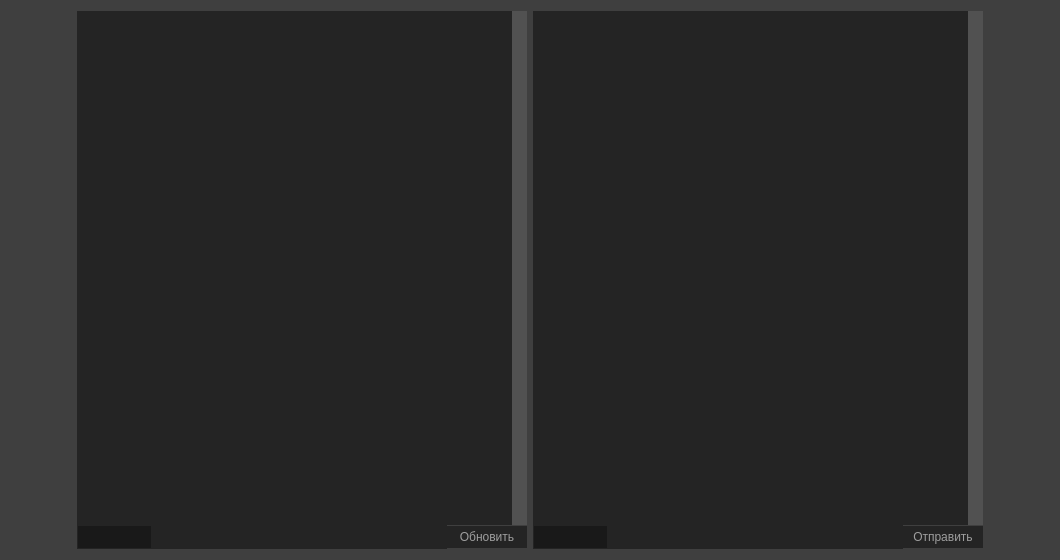
<?xml version="1.0" encoding="UTF-8"?>
<ui version="4.0">
 <class>mainForm</class>
 <widget class="QWidget" name="mainForm">
  <property name="geometry">
   <rect>
    <x>0</x>
    <y>0</y>
    <width>1060</width>
    <height>560</height>
   </rect>
  </property>
  <property name="sizePolicy">
   <sizepolicy hsizetype="MinimumExpanding" vsizetype="Expanding">
    <horstretch>0</horstretch>
    <verstretch>0</verstretch>
   </sizepolicy>
  </property>
  <property name="minimumSize">
   <size>
    <width>942</width>
    <height>560</height>
   </size>
  </property>
  <property name="palette">
   <palette>
    <active>
     <colorrole role="Base">
      <brush brushstyle="SolidPattern">
       <color alpha="255">
        <red>118</red>
        <green>118</green>
        <blue>118</blue>
       </color>
      </brush>
     </colorrole>
     <colorrole role="Window">
      <brush brushstyle="SolidPattern">
       <color alpha="255">
        <red>63</red>
        <green>63</green>
        <blue>63</blue>
       </color>
      </brush>
     </colorrole>
     <colorrole role="AlternateBase">
      <brush brushstyle="SolidPattern">
       <color alpha="255">
        <red>118</red>
        <green>118</green>
        <blue>118</blue>
       </color>
      </brush>
     </colorrole>
    </active>
    <inactive>
     <colorrole role="Base">
      <brush brushstyle="SolidPattern">
       <color alpha="255">
        <red>118</red>
        <green>118</green>
        <blue>118</blue>
       </color>
      </brush>
     </colorrole>
     <colorrole role="Window">
      <brush brushstyle="SolidPattern">
       <color alpha="255">
        <red>63</red>
        <green>63</green>
        <blue>63</blue>
       </color>
      </brush>
     </colorrole>
     <colorrole role="AlternateBase">
      <brush brushstyle="SolidPattern">
       <color alpha="255">
        <red>118</red>
        <green>118</green>
        <blue>118</blue>
       </color>
      </brush>
     </colorrole>
    </inactive>
    <disabled>
     <colorrole role="Base">
      <brush brushstyle="SolidPattern">
       <color alpha="255">
        <red>63</red>
        <green>63</green>
        <blue>63</blue>
       </color>
      </brush>
     </colorrole>
     <colorrole role="Window">
      <brush brushstyle="SolidPattern">
       <color alpha="255">
        <red>63</red>
        <green>63</green>
        <blue>63</blue>
       </color>
      </brush>
     </colorrole>
     <colorrole role="AlternateBase">
      <brush brushstyle="SolidPattern">
       <color alpha="255">
        <red>118</red>
        <green>118</green>
        <blue>118</blue>
       </color>
      </brush>
     </colorrole>
    </disabled>
   </palette>
  </property>
  <property name="windowTitle">
   <string>9GAG Project</string>
  </property>
  <property name="windowIcon">
   <iconset resource="res.qrc">
    <normaloff>:/Icons/icon.png</normaloff>:/Icons/icon.png</iconset>
  </property>
  <property name="autoFillBackground">
   <bool>true</bool>
  </property>
  <layout class="QGridLayout" name="gridLayout">
   <item row="0" column="3">
    <spacer name="horizontalSpacer_2">
     <property name="orientation">
      <enum>Qt::Horizontal</enum>
     </property>
     <property name="sizeHint" stdset="0">
      <size>
       <width>40</width>
       <height>20</height>
      </size>
     </property>
    </spacer>
   </item>
   <item row="0" column="0">
    <spacer name="horizontalSpacer">
     <property name="orientation">
      <enum>Qt::Horizontal</enum>
     </property>
     <property name="sizeHint" stdset="0">
      <size>
       <width>40</width>
       <height>20</height>
      </size>
     </property>
    </spacer>
   </item>
   <item row="0" column="2">
    <layout class="QHBoxLayout" name="horizontalLayout">
     <property name="sizeConstraint">
      <enum>QLayout::SetDefaultConstraint</enum>
     </property>
     <item>
      <layout class="QVBoxLayout" name="verticalLayout_2">
       <property name="spacing">
        <number>0</number>
       </property>
       <item>
        <widget class="QListWidget" name="feedList">
         <property name="sizePolicy">
          <sizepolicy hsizetype="Fixed" vsizetype="MinimumExpanding">
           <horstretch>0</horstretch>
           <verstretch>0</verstretch>
          </sizepolicy>
         </property>
         <property name="minimumSize">
          <size>
           <width>450</width>
           <height>450</height>
          </size>
         </property>
         <property name="baseSize">
          <size>
           <width>450</width>
           <height>0</height>
          </size>
         </property>
         <property name="palette">
          <palette>
           <active>
            <colorrole role="Base">
             <brush brushstyle="SolidPattern">
              <color alpha="255">
               <red>36</red>
               <green>36</green>
               <blue>36</blue>
              </color>
             </brush>
            </colorrole>
           </active>
           <inactive>
            <colorrole role="Base">
             <brush brushstyle="SolidPattern">
              <color alpha="255">
               <red>36</red>
               <green>36</green>
               <blue>36</blue>
              </color>
             </brush>
            </colorrole>
           </inactive>
           <disabled>
            <colorrole role="Base">
             <brush brushstyle="SolidPattern">
              <color alpha="255">
               <red>36</red>
               <green>36</green>
               <blue>36</blue>
              </color>
             </brush>
            </colorrole>
           </disabled>
          </palette>
         </property>
         <property name="styleSheet">
          <string notr="true">QScrollBar:vertical  {
                background: none;
                background-color: rgb(36, 36, 36);
                width: 15px;
            }
            QScrollBar::handle:vertical  {
                background: rgb(81, 81, 81);
                border-radius: 10px;
                min-height: 20px;
            }
            QScrollBar::add-line:vertical, QScrollBar::sub-line:vertical  {
                background: none;
            }
            QScrollBar::up-arrow:vertical, QScrollBar::down-arrow:vertical  {
                background: none;
            }
            QScrollBar::add-page:vertical, QScrollBar::sub-page:vertical  {
                background: none;
            }</string>
         </property>
         <property name="frameShape">
          <enum>QFrame::NoFrame</enum>
         </property>
         <property name="verticalScrollBarPolicy">
          <enum>Qt::ScrollBarAlwaysOn</enum>
         </property>
         <property name="horizontalScrollBarPolicy">
          <enum>Qt::ScrollBarAlwaysOff</enum>
         </property>
         <property name="verticalScrollMode">
          <enum>QAbstractItemView::ScrollPerPixel</enum>
         </property>
         <property name="spacing">
          <number>20</number>
         </property>
        </widget>
       </item>
       <item>
        <layout class="QHBoxLayout" name="horizontalLayout_3">
         <property name="spacing">
          <number>0</number>
         </property>
         <item>
          <widget class="QProgressBar" name="feedProgressBar">
           <property name="styleSheet">
            <string notr="true">QProgressBar {
padding: 1px;
border-color: rgb(36, 36, 36);
background: rgb(36, 36, 36);
}
QProgressBar::chunk {
background: rgb(25, 25, 25)
}</string>
           </property>
           <property name="value">
            <number>20</number>
           </property>
           <property name="textVisible">
            <bool>false</bool>
           </property>
           <property name="invertedAppearance">
            <bool>false</bool>
           </property>
          </widget>
         </item>
         <item>
          <widget class="QPushButton" name="refreshButton">
           <property name="palette">
            <palette>
             <active>
              <colorrole role="Button">
               <brush brushstyle="SolidPattern">
                <color alpha="255">
                 <red>36</red>
                 <green>36</green>
                 <blue>36</blue>
                </color>
               </brush>
              </colorrole>
              <colorrole role="ButtonText">
               <brush brushstyle="SolidPattern">
                <color alpha="255">
                 <red>158</red>
                 <green>158</green>
                 <blue>158</blue>
                </color>
               </brush>
              </colorrole>
             </active>
             <inactive>
              <colorrole role="Button">
               <brush brushstyle="SolidPattern">
                <color alpha="255">
                 <red>36</red>
                 <green>36</green>
                 <blue>36</blue>
                </color>
               </brush>
              </colorrole>
              <colorrole role="ButtonText">
               <brush brushstyle="SolidPattern">
                <color alpha="255">
                 <red>158</red>
                 <green>158</green>
                 <blue>158</blue>
                </color>
               </brush>
              </colorrole>
             </inactive>
             <disabled>
              <colorrole role="Button">
               <brush brushstyle="SolidPattern">
                <color alpha="255">
                 <red>36</red>
                 <green>36</green>
                 <blue>36</blue>
                </color>
               </brush>
              </colorrole>
              <colorrole role="ButtonText">
               <brush brushstyle="SolidPattern">
                <color alpha="255">
                 <red>120</red>
                 <green>120</green>
                 <blue>120</blue>
                </color>
               </brush>
              </colorrole>
             </disabled>
            </palette>
           </property>
           <property name="font">
            <font>
             <family>Segoe UI</family>
            </font>
           </property>
           <property name="autoFillBackground">
            <bool>true</bool>
           </property>
           <property name="text">
            <string>Обновить</string>
           </property>
           <property name="checkable">
            <bool>false</bool>
           </property>
           <property name="checked">
            <bool>false</bool>
           </property>
           <property name="autoRepeat">
            <bool>true</bool>
           </property>
           <property name="default">
            <bool>false</bool>
           </property>
           <property name="flat">
            <bool>true</bool>
           </property>
          </widget>
         </item>
        </layout>
       </item>
      </layout>
     </item>
     <item>
      <layout class="QVBoxLayout" name="verticalLayout">
       <property name="spacing">
        <number>0</number>
       </property>
       <item>
        <widget class="QListWidget" name="editList">
         <property name="sizePolicy">
          <sizepolicy hsizetype="Fixed" vsizetype="MinimumExpanding">
           <horstretch>0</horstretch>
           <verstretch>0</verstretch>
          </sizepolicy>
         </property>
         <property name="minimumSize">
          <size>
           <width>450</width>
           <height>450</height>
          </size>
         </property>
         <property name="baseSize">
          <size>
           <width>450</width>
           <height>0</height>
          </size>
         </property>
         <property name="palette">
          <palette>
           <active>
            <colorrole role="Base">
             <brush brushstyle="SolidPattern">
              <color alpha="255">
               <red>36</red>
               <green>36</green>
               <blue>36</blue>
              </color>
             </brush>
            </colorrole>
           </active>
           <inactive>
            <colorrole role="Base">
             <brush brushstyle="SolidPattern">
              <color alpha="255">
               <red>36</red>
               <green>36</green>
               <blue>36</blue>
              </color>
             </brush>
            </colorrole>
           </inactive>
           <disabled>
            <colorrole role="Base">
             <brush brushstyle="SolidPattern">
              <color alpha="255">
               <red>36</red>
               <green>36</green>
               <blue>36</blue>
              </color>
             </brush>
            </colorrole>
           </disabled>
          </palette>
         </property>
         <property name="styleSheet">
          <string notr="true">QScrollBar:vertical  {
                background: none;
                background-color: rgb(36, 36, 36);
                width: 15px;
            }
            QScrollBar::handle:vertical  {
                background: rgb(81, 81, 81);
                border-radius: 10px;
                min-height: 20px;
            }
            QScrollBar::add-line:vertical, QScrollBar::sub-line:vertical  {
                background: none;
            }
            QScrollBar::up-arrow:vertical, QScrollBar::down-arrow:vertical  {
                background: none;
            }
            QScrollBar::add-page:vertical, QScrollBar::sub-page:vertical  {
                background: none;
            }</string>
         </property>
         <property name="frameShape">
          <enum>QFrame::NoFrame</enum>
         </property>
         <property name="verticalScrollBarPolicy">
          <enum>Qt::ScrollBarAlwaysOn</enum>
         </property>
         <property name="horizontalScrollBarPolicy">
          <enum>Qt::ScrollBarAlwaysOff</enum>
         </property>
         <property name="verticalScrollMode">
          <enum>QAbstractItemView::ScrollPerPixel</enum>
         </property>
         <property name="spacing">
          <number>20</number>
         </property>
        </widget>
       </item>
       <item>
        <layout class="QHBoxLayout" name="horizontalLayout_2">
         <property name="spacing">
          <number>0</number>
         </property>
         <item>
          <widget class="QProgressBar" name="editProgressBar">
           <property name="styleSheet">
            <string notr="true">QProgressBar {
padding: 1px;
border-color: rgb(36, 36, 36);
background: rgb(36, 36, 36);
}
QProgressBar::chunk {
background: rgb(25, 25, 25)
}</string>
           </property>
           <property name="value">
            <number>20</number>
           </property>
           <property name="textVisible">
            <bool>false</bool>
           </property>
           <property name="invertedAppearance">
            <bool>false</bool>
           </property>
          </widget>
         </item>
         <item>
          <widget class="QPushButton" name="sendButton">
           <property name="palette">
            <palette>
             <active>
              <colorrole role="Button">
               <brush brushstyle="SolidPattern">
                <color alpha="255">
                 <red>36</red>
                 <green>36</green>
                 <blue>36</blue>
                </color>
               </brush>
              </colorrole>
              <colorrole role="ButtonText">
               <brush brushstyle="SolidPattern">
                <color alpha="255">
                 <red>158</red>
                 <green>158</green>
                 <blue>158</blue>
                </color>
               </brush>
              </colorrole>
             </active>
             <inactive>
              <colorrole role="Button">
               <brush brushstyle="SolidPattern">
                <color alpha="255">
                 <red>36</red>
                 <green>36</green>
                 <blue>36</blue>
                </color>
               </brush>
              </colorrole>
              <colorrole role="ButtonText">
               <brush brushstyle="SolidPattern">
                <color alpha="255">
                 <red>158</red>
                 <green>158</green>
                 <blue>158</blue>
                </color>
               </brush>
              </colorrole>
             </inactive>
             <disabled>
              <colorrole role="Button">
               <brush brushstyle="SolidPattern">
                <color alpha="255">
                 <red>36</red>
                 <green>36</green>
                 <blue>36</blue>
                </color>
               </brush>
              </colorrole>
              <colorrole role="ButtonText">
               <brush brushstyle="SolidPattern">
                <color alpha="255">
                 <red>120</red>
                 <green>120</green>
                 <blue>120</blue>
                </color>
               </brush>
              </colorrole>
             </disabled>
            </palette>
           </property>
           <property name="font">
            <font>
             <family>Segoe UI</family>
            </font>
           </property>
           <property name="autoFillBackground">
            <bool>true</bool>
           </property>
           <property name="text">
            <string>Отправить</string>
           </property>
           <property name="checkable">
            <bool>false</bool>
           </property>
           <property name="checked">
            <bool>false</bool>
           </property>
           <property name="autoRepeat">
            <bool>true</bool>
           </property>
           <property name="default">
            <bool>false</bool>
           </property>
           <property name="flat">
            <bool>true</bool>
           </property>
          </widget>
         </item>
        </layout>
       </item>
      </layout>
     </item>
    </layout>
   </item>
  </layout>
 </widget>
 <resources>
  <include location="res.qrc"/>
 </resources>
 <connections/>
</ui>
